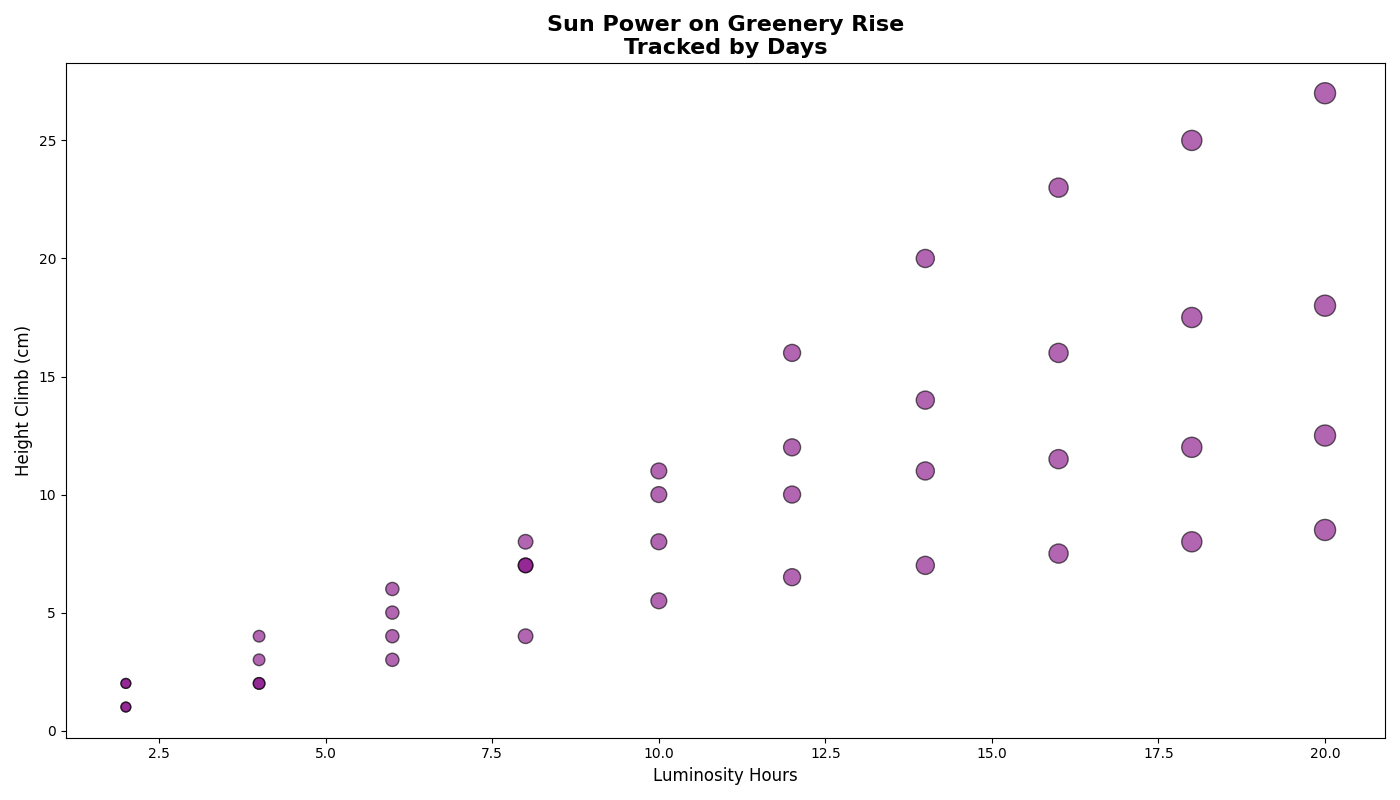

This chart was generated by the following Python code:
import matplotlib.pyplot as plt
import numpy as np

# Data for plant growth under different sunlight conditions
sunlight = np.array([2, 4, 6, 8, 10, 12, 14, 16, 18, 20])
succulent_growth = np.array([2, 3, 5, 8, 10, 12, 14, 16, 17.5, 18])
fern_growth = np.array([1, 2, 3, 4, 5.5, 6.5, 7, 7.5, 8, 8.5])
pothos_growth = np.array([1, 2, 4, 7, 11, 16, 20, 23, 25, 27])
cactus_growth = np.array([2, 4, 6, 7, 8, 10, 11, 11.5, 12, 12.5])
sizes = np.array([50, 70, 90, 110, 130, 150, 170, 190, 210, 230])

plt.figure(figsize=(14, 8))
plt.scatter(sunlight, succulent_growth, s=sizes, c='purple', alpha=0.6, edgecolor='k')
plt.scatter(sunlight, fern_growth, s=sizes, c='purple', alpha=0.6, edgecolor='k')
plt.scatter(sunlight, pothos_growth, s=sizes, c='purple', alpha=0.6, edgecolor='k')
plt.scatter(sunlight, cactus_growth, s=sizes, c='purple', alpha=0.6, edgecolor='k')

plt.title('Sun Power on Greenery Rise\nTracked by Days', fontsize=16, fontweight='bold')
plt.xlabel('Luminosity Hours', fontsize=12)
plt.ylabel('Height Climb (cm)', fontsize=12)

plt.tight_layout()
plt.show()
